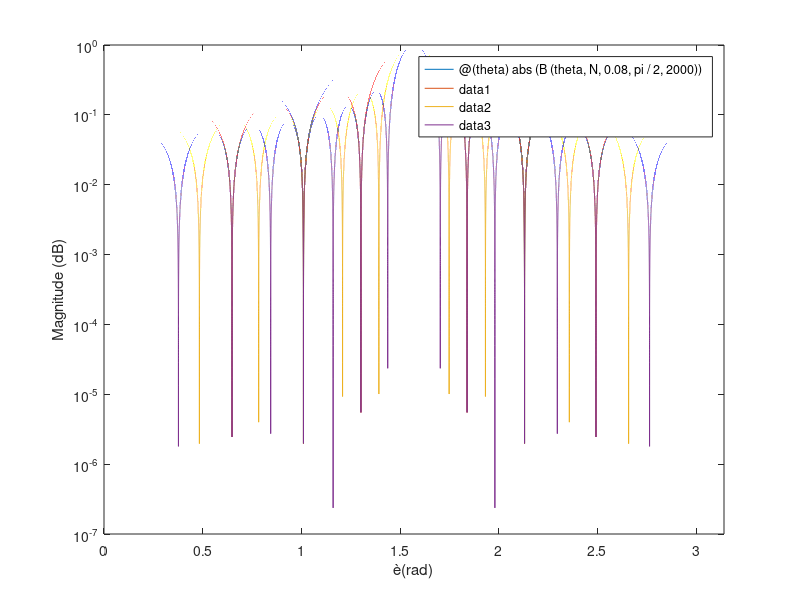

Recreate this plot in MATLAB. (Note: this script raises an error after producing the figure.)
function code_ex3
c = 340;
%Beam pattern
B =@(theta,N,d,theta_s,f) (1/N) * ((sin((N/2)*((2*pi*f)/c)*d*(cos(theta) - cos(theta_s))))./(sin(((2*pi*f)/(2*c))*d*(cos(theta)-cos(theta_s)))));

%% 1.4 Part 1 
%Plots of magnitude of beam pattern (changing microphone number, d=8 cm)
figure;
for i=4:4:16
    N = i;
    fplot (@(theta) abs(B(theta, N , 0.08, pi/2, 2000)),[0 pi]);
    xlabel('è(rad)');
    ylabel ('Magnitude (dB)');
    hold on;
    set(gca,'YScale','log');
end
suptitle('Delay-and-Sum Beam Pattern');
legend('N = 4' , 'N = 8', 'N = 12', 'N = 16'); 
hold off;
    
%% 1.4 Part2 
%Plots of magnitude of beam pattern (changing distance, N=8) 
figure;
for i = 8 : 4 : 20
    d = i/100;
    fplot (@(theta) abs(B(theta, 8 , d, pi/2, 2000)),[0 pi]);
    xlabel('è (rad)');
    ylabel ('Magnitude (dB)');
    hold on;
    set(gca,'YScale','log');
end
suptitle('Delay-and-Sum Beam Pattern');
legend('d = 8cm' , 'd = 12cm', 'd = 16cm', 'd = 20cm');
hold off;
figure;

%% 1.4 Part3 
%Plots of magnitude of beam pattern (changing theta)
j=1;
for theta = 0 : 15 : 60 
    if (theta >=45) || (theta == 0) 
        fplot (@(f) abs(B(deg2rad(theta), 8 , 0.08, pi/2, f)),[0 8000]);
        xlabel('f (Hz)');
        ylabel ('Magnitude (dB)');
        hold on;
        set(gca,'YScale','log');
        j=j+1;
    end
end
legend('è = 0^ï' ,'è = 45^0' ,'è = 60^ï'); 
hold off; 
suptitle('Delay-and-Sum Beam Pattern');

%% 1.4 Part4 
%Plots of magnitude of beam pattern (changing theta_s)
for theta_s = 0 : 15 : 90 
    if (theta_s ==45) || (theta_s == 0) || (theta_s == 90) 
        figure;
        semilogr_polar((-pi:0.001:pi) , abs( B((-pi:0.001:pi) , 8 , 0.08 , deg2rad(theta_s), 2000))) ;
        legend(['ès =',num2str(theta_s),' ^o']);
        title('Delay-and-Sum Beam Pattern');
        xlabel('è (^o)');
        ylabel('Magnitude (dB)');
    end
end
hold off; 

%% 2.1.A.1
N=7;
c=340;
dist=0.08;
theta_s=pi/4;
fs=48000;
%Audioread of simulated signals
x(:,1)=audioread('sensor_0.wav');
x(:,2)=audioread('sensor_1.wav');
x(:,3)=audioread('sensor_2.wav');
x(:,4)=audioread('sensor_3.wav');
x(:,5)=audioread('sensor_4.wav');
x(:,6)=audioread('sensor_5.wav');
x(:,7)=audioread('sensor_6.wav');
source=audioread('source.wav');
%FFT of beamformer input
X=fft(x);
X=fftshift(X,1);
d_ks=zeros(length(x),7);
w =2*pi*fs*((-length(x)/2:length(x)/2-1)/length(x));
%Calculation of d(ks)
for i=0:N-1
    d_ks(:,i+1)=exp(-1j*((N-1)/2)*(w/c)*dist*cos(theta_s)).*exp(1j*i*(w/c)*dist*cos(theta_s));
end
d_ks=transpose(d_ks);
d_ks=ctranspose(d_ks);
%Frequency response of beamformer
H=(1/N).*d_ks;
Y=H.*X;
Y=ifftshift(Y,1);
y=ifft(Y);
%Beamformer output
y_final=sum(y,2);
y_final=real(y_final);
audiowrite('sim_ds.wav',y_final,48000);

%% 2.A.2
t=(0:length(source)-1)*(1/fs);
%Plot of clean signal
figure;
plot(t,source);
xlabel ("Time (sec)");
ylabel ("Amplitude");
title ("Voice signal without noise");
%Plot of noisy signal
figure;
plot(t,x(:,4));
xlabel ("Time (sec)");
ylabel ("Amplitude");
title ("Voice signal of microphone 3 with noise");
%Plot of beamformer output
figure;
plot(t,y_final);
xlabel ("Time (sec)");
ylabel ("Amplitude");
title ("Output of delay-and-sum beamformer");
%Spectrogram of clear signal
[~,F1,T1,P1]=spectrogram(source,0.01*fs,0.005*fs,0.01*fs,fs);
figure;
surf(T1.*fs,F1,10*log10(P1),'edgecolor','none');
axis tight; 
colormap(jet);
view(0,90);
xlabel('Time(ms)');
ylabel('Frequency(Hz)');
title('Spectrogram of voice signal without noise');
%Spectrogram of noisy signal
[~,F2,T2,P2]=spectrogram(x(:,4),0.01*fs,0.005*fs,0.01*fs,fs);
figure;
surf(T2.*fs,F2,10*log10(P2),'edgecolor','none');
axis tight; 
colormap(jet);
view(0,90);
xlabel('Time(ms)');
ylabel('Frequency(Hz)');
title('Spectrogram of noisy signal from microphone 3');
%Spectrogram of beamformer output
[~,F3,T3,P3]=spectrogram(y_final,0.01*fs,0.005*fs,0.01*fs,fs);
figure;
surf(T3.*fs,F3,10*log10(P3),'edgecolor','none');
axis tight; 
colormap(jet);
view(0,90);
xlabel('Time(ms)');
ylabel('Frequency(Hz)');
title('Spectrogram of delay-and-sum beamformer output');

%% 2.1.A.3
%SNR of noisy signal of microphone 3
error_1=x(:,4)-source;
snr_1=snr(source,error_1);
fprintf('SNR of noisy signal = %4.2f dB\n',snr_1);
%SNR of beamformer output
error_2=y_final-source;
snr_2=snr(source,error_2);
fprintf('SNR of beamformer output = %4.2f dB\n',snr_2);

%% 2.1.B.1
source_cut=source(0.47*fs:0.5*fs);
x_3=x(0.47*fs:0.5*fs,4);
%Power spectrum of the frame from noisy signal
[P_x3,~]=pwelch(x_3,0.01*fs,0.005*fs,length(source_cut),fs,'twosided');
%Power spectrum of the frame from noise
[P_v3,f]=pwelch(x_3-source_cut,0.01*fs,0.005*fs,length(source_cut),fs,'twosided');
%Frequency response of Wiener filter
H_w=1-P_v3./P_x3;
%Plot of magnitude of the frequency response
figure;
plot(f/1000,10*log10(abs(H_w)));
xlim([0 8]);
xlabel( 'Frequency (kHz)');
ylabel ('Magnitude (dB)');
title ('Frequency response of IIR Wiener Filter');

%% 2.1.B.2
%Speech distortion index
nsd=(abs(1-H_w)).^2;
figure;
plot(f/1000,10*log10(nsd));
xlim([0 8]);
xlabel('Frequency (kHz)');
ylabel ('Magnitude (dB)');
title ('Speech Distortion Index');

%% 2.1.B.3
%Power spectrum of frame of clean signal
P_s=pwelch(source_cut,0.01*fs,0.005*fs,length(source_cut),fs,'twosided');
%Wiener filtering
S=fft(x_3);
Z=S.*H_w;
z=ifft(Z);
%Power spectrum of winer filter output
[P_z,f]=pwelch(z,0.01*fs,0.005*fs,length(source_cut),fs,'twosided');
%Plot of power spectra
figure;
plot(f/1000,10*log10(abs(P_s)));
hold on;
plot(f/1000,10*log10(abs(P_x3)));
hold on;
plot(f/1000,10*log10(abs(P_z)));
hold on;
plot(f/1000,10*log10(abs(P_v3)));
xlim ([0 8]);
legend ('Clear signal','Noisy signal','Output of Wiener filter','Noise');
xlabel('Frequency (kHz)');
ylabel('Magnitude (dB)');
title('Power Spectra'); 

%% 2.1.B.4
error_output=z-source_cut;
error_input=x_3-source_cut;
%SNR of wiener filter output
snr_3=snr(source_cut,error_input);
fprintf('SNR of wiener filter input = %4.2f dB\n',snr_3);
snr_4=snr(source_cut,error_output);
fprintf('SNR of wiener filter output = %4.2f dB\n',snr_4);
error_beamformer=y_final(0.47*fs:0.5*fs)-source_cut;
%SNR of beamformer output
snr_5=snr(source_cut,error_beamformer);
fprintf('SNR of beamformer output = %4.2f dB\n',snr_5);
%Power spectrum of frame of beamformer output
[P_b3,f]=pwelch(y_final(0.47*fs:0.5*fs),0.01*fs,0.005*fs,length(source_cut),fs,'twosided');
%Plot of power spectra
figure;
plot(f/1000,10*log10(abs(P_s)));
hold on;
plot(f/1000,10*log10(abs(P_x3)));
hold on;
plot(f/1000,10*log10(abs(P_z)));
hold on;
plot(f/1000,10*log10(abs(P_b3)));
xlim ([0 8]);
legend ('Clear signal','Noisy signal','Output of Wiener filter','Output of beamformer');
xlabel('Frequency (kHz)');
ylabel('Magnitude (dB)');
title('Power Spectra'); 

%% 2.2.A.1
N=7;
c=340;
d=0.04;
theta_s=pi/4;
fs=48000;
%Audioread of real signals
x_b(:,1)=audioread('sensor_0_2.wav');
x_b(:,2)=audioread('sensor_1_2.wav');
x_b(:,3)=audioread('sensor_2_2.wav');
x_b(:,4)=audioread('sensor_3_2.wav');
x_b(:,5)=audioread('sensor_4_2.wav');
x_b(:,6)=audioread('sensor_5_2.wav');
x_b(:,7)=audioread('sensor_6_2.wav');
source_b=audioread('source_2.wav');
X_b=fft(x_b);
X_b=fftshift(X_b,1);
d_ksb=zeros(length(x_b),7);
w =2*pi*fs*((-length(x_b)/2:length(x_b)/2-1)/length(x_b));
%Calculation of d(ks)
for i=0:N-1
    d_ksb(:,i+1)=exp(-1j*((N-1)/2)*(w/c)*d*cos(theta_s)).*exp(1j*i*(w/c)*d*cos(theta_s));
end
d_ksb=transpose(d_ksb);
d_ksb=ctranspose(d_ksb);
%Frequency response of beamformer
H_b=(1/N).*d_ksb;
Y_b=H_b.*X_b;
Y_b=ifftshift(Y_b,1);
y_b=ifft(Y_b);
%Beamformer output
y_finalb=sum(y_b,2);
y_finalb=real(y_finalb);
audiowrite('real_ds.wav',y_finalb,48000);
%% 2.2.A.2
t=(0:length(source_b)-1)*(1/fs);
%Plot of clean signal
figure;
plot(t,source_b);
xlabel ("Time (sec)");
ylabel ("Amplitude");
title ("Voice signal without noise");
%Plot of noisy signal
figure;
plot(t,x_b(:,4));
xlabel ("Time (sec)");
ylabel ("Amplitude");
title ("Voice signal of microphone 3 with noise");
%Plot of beamformer output
figure;
plot(t,y_finalb);
xlabel ("Time (sec)");
ylabel ("Amplitude");
title ("Output of delay-and-sum beamformer");
%Spectrogram of clean signal
[~,F1b,T1b,P1b]=spectrogram(source_b,0.01*fs,0.005*fs,0.01*fs,fs);
figure;
surf(T1b.*fs,F1b,10*log10(P1b),'edgecolor','none');
axis tight; 
colormap(jet);
view(0,90);
xlabel('Time(ms)');
ylabel('Frequency(Hz)');
title('Spectrogram of voice signal without noise');
%Spectrogram of noisy signal
[~,F2b,T2b,P2b]=spectrogram(x_b(:,4),0.01*fs,0.005*fs,0.01*fs,fs);
figure;
surf(T2b.*fs,F2b,10*log10(P2b),'edgecolor','none');
axis tight; 
colormap(jet);
view(0,90);
xlabel('Time(ms)');
ylabel('Frequency(Hz)');
title('Spectrogram of noisy signal from microphone 3');
%Spectrogram of beamformer output
[~,F3b,T3b,P3b]=spectrogram(y_finalb,0.01*fs,0.005*fs,0.01*fs,fs);
figure;
surf(T3b.*fs,F3b,10*log10(P3b),'edgecolor','none');
axis tight; 
colormap(jet);
view(0,90);
xlabel('Time(ms)');
ylabel('Frequency(Hz)');
title('Spectrogram of delay-and-sum beamformer output');

%% 2.2.A.3
%Frames of noisy signal
x_buf=buffer(x_b(:,4),0.03*fs);
[~,M]=size(x_buf);
%Noise
u=x_buf(:,15);
snr_w=zeros(1,M);
%SNR of each frame 
for i=1:M
    snr_w(i)=10*real(log10((mean(x_buf(:,i).^2)-mean(u.^2))/mean(u.^2)));
end
cnt=0;
for i=1:length(snr_w)
    if snr_w(i)>35
        snr_w(i)=35;
    elseif snr_w(i)<0
        snr_w(i)=0;
        cnt=cnt+1;
    end
end
%SSNR
ssnr=(1/(M-cnt)).*sum(snr_w);
fprintf('SSNR of noisy signal = %4.2f dB\n',ssnr);
%Frames of beamformer output
y_bufa=buffer(y_finalb,0.03*fs);
[~,M2]=size(y_bufa);
%Noise
u2=y_bufa(:,15);
snr_w2=zeros(1,M);
%SNR of each frame
for i=1:M
     snr_w2(i)=10*real(log10((mean(y_bufa(:,i).^2)-mean(u2.^2))/mean(u2.^2)));
end
cnt=0;
for i=1:length(snr_w2)
    if snr_w2(i)>35
        snr_w2(i)=35;
    elseif snr_w2(i)<0
        snr_w2(i)=0;
        cnt=cnt+1;
    end
end
%SSNR
ssnr2=(1/(M2-cnt)).*sum(snr_w2);
fprintf('SSNR of beamformer output = %4.2f dB\n',ssnr2);

%% 2.2.B.1
windowlength=0.03*fs;
window_overlap=0.012*fs;
windowstep=windowlength-window_overlap;
%Windowing the beamformer output
y_buff=buffer(y_finalb,windowlength,window_overlap);
y_buff=hamming(size(y_buff,1)).*y_buff;
%Power spectrum of noise
[P_ub,~]=pwelch(y_buff(:,15),0.01*fs,0.005*fs,0.03*fs,fs,'twosided');
%Power spectrum of filter input
[P_xb,~]=pwelch(y_buff,0.01*fs,0.005*fs,0.03*fs,fs,'twosided');
%Frequency response of wiener filter
H_wb=1-(P_ub./P_xb);
Y_buff=fft(y_buff);
Z_b=Y_buff.*H_wb;
%Filter output
z_b=ifft(Z_b);
[~,K]=size(z_b);
%Overlap-add method
z_finalb=z_b(window_overlap+1:end,1);
for i=1:K-1
    z_finalb=[z_finalb(1:end-window_overlap); z_b(windowstep+1:end,i)+z_b(1:window_overlap,i+1); z_b(window_overlap+1:end,i+1)];
end
z_finalb=z_finalb(1:length(source_b));
audiowrite('real_mmse.wav',z_finalb,48000);

%% 2.2.Â.2
t=(0:length(source_b)-1)*(1/fs);
%Plot of clean signal
figure;
plot(t,source_b);
xlabel ("Time (sec)");
ylabel ("Amplitude");
title ("Voice signal without noise");
%Plot of noisy signal
figure;
plot(t,x_b(:,4));
xlabel ("Time (sec)");
ylabel ("Amplitude");
title ("Voice signal of microphone 3 with noise");
%Plot of wiener filter input
figure;
plot(t,y_finalb);
xlabel ("Time (sec)");
ylabel ("Amplitude");
title ("Input of Wiener filter");
ylim([-1 1]);
%Plot of wiener filter output
figure;
plot(t,z_finalb);
xlabel ("Time (sec)");
ylabel ("Amplitude");
title ("Output of Wiener filter");
ylim([-1 1]);
%Spectrogram of clean signal
[~,F1b,T1b,P1b]=spectrogram(source_b,0.03*fs,0.012*fs,0.03*fs,fs);
figure;
surf(T1b.*fs,F1b,10*log10(P1b),'edgecolor','none');
axis tight; 
colormap(jet);
view(0,90);
xlabel('Time(ms)');
ylabel('Frequency(Hz)');
title('Spectrogram of voice signal without noise');
%Spectrogram of noisy signal
[~,F2b,T2b,P2b]=spectrogram(x_b(:,4),0.03*fs,0.012*fs,0.03*fs,fs);
figure;
surf(T2b.*fs,F2b,10*log10(P2b),'edgecolor','none');
axis tight; 
colormap(jet);
view(0,90);
xlabel('Time(ms)');
ylabel('Frequency(Hz)');
title('Spectrogram of noisy signal from microphone 3');
%Spectrogram of wiener filter input
[~,F3b,T3b,P3b]=spectrogram(y_finalb,0.03*fs,0.012*fs,0.03*fs,fs);
figure;
surf(T3b.*fs,F3b,10*log10(P3b),'edgecolor','none');
axis tight; 
colormap(jet);
view(0,90);
xlabel('Time(ms)');
ylabel('Frequency(Hz)');
title('Spectrogram of Wiener filter input');
%Spectrogram of wiener filter output
[~,F4b,T4b,P4b]=spectrogram(z_finalb,0.03*fs,0.012*fs,0.03*fs,fs);
figure;
surf(T4b.*fs,F4b,10*log10(P4b),'edgecolor','none');
axis tight; 
colormap(jet);
view(0,90);
xlabel('Time(ms)');
ylabel('Frequency(Hz)');
title('Spectrogram of Wiener filter output');

%% 2.2.B.3
%Frames of filter output
z_buf=buffer(z_finalb,0.03*fs);
[~,M3]=size(z_buf);
%Noise
u3=z_buf(:,15);
snr_w3=zeros(1,M3);
%SNR of each frame
for i=1:M3
    snr_w3(i)=10*real(log10((mean(z_buf(:,i).^2)-mean(u3.^2))/mean(u3.^2)));
end
cnt=0;
for i=1:length(snr_w3)
    if snr_w3(i)>35
        snr_w3(i)=35;
    elseif snr_w3(i)<0
        snr_w3(i)=0;
        cnt=cnt+1;
    end
end
%SSNR
ssnr3=(1/(M3-cnt)).*sum(snr_w3);
fprintf('SNR of Wiener filter output = %4.2f dB\n',ssnr3);

%% 2.2.B.4
ssnr_in=zeros(1,N);
%SSNR of noisy signal from each microphone
for i=1:N
    x_buf=buffer(x_b(:,i),0.03*fs);
    [~,M]=size(x_buf);
    u=x_buf(:,15);
    snr_in=zeros(1,M);
    for j=1:M
        snr_in(j)=10*real(log10((mean(x_buf(:,j).^2)-mean(u.^2))/mean(u.^2)));
    end
    cnt=0;
    for j=1:length(snr_in)
        if snr_in(j)>35
            snr_in(j)=35;
        elseif snr_in(j)<0
            snr_in(j)=0;
            cnt=cnt+1;
        end
    end
    ssnr_in(1,i)=(1/(M-cnt)).*sum(snr_in);  
end
%Mean of SSNRs
mean_ssnrin=mean(ssnr_in);
fprintf('Mean of SSNR of noisy signals = %4.2f dB\n',mean_ssnrin);
end
